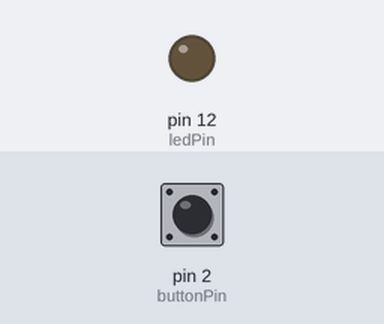
Simulated run of this sketch. Board: Arduino Uno, built with avr-gcc and run on an emulated ATmega328P. Shown: output pins drawn as LEDs (lit = HIGH). The test bench sets the inputs (shaded band); at power-on: pin 2 (buttonPin) LOW.

Above: at 1.2 s.
1.3 s: pin 2 (buttonPin) pulled HIGH for 0.15 s
At 2.3 s:
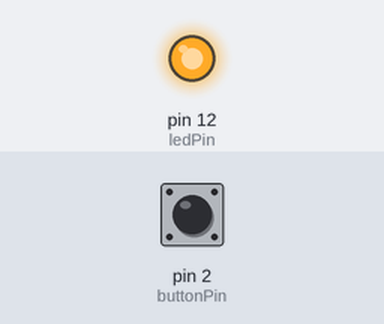
2.9 s: pin 2 (buttonPin) pulled HIGH for 1 s
At 4.8 s:
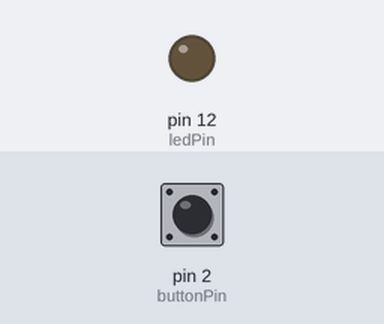
5.4 s: pin 2 (buttonPin) pulled HIGH for 3.2 s
At 9.6 s:
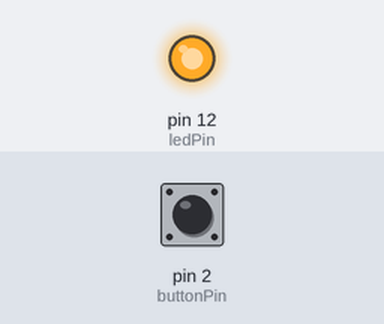
Timing chart, 0 to 11.1 s (numbered marks = the images above; inputs shaded):
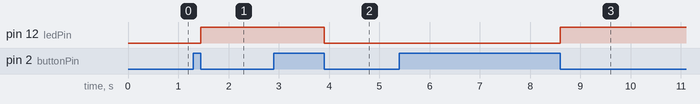

Measured:
- after the input at 1.3 s, pin 12 (ledPin): LOW → HIGH after 0.15 s
- after the input at 2.9 s, pin 12 (ledPin): HIGH → LOW after 1.0 s
- after the input at 5.4 s, pin 12 (ledPin): LOW → HIGH after 3.2 s

The sketch:

buttonLedConstant.ino
```cpp
/*
  Button

 Turns on and off a light emitting diode(LED) connected to digital
 pin 13, when pressing a pushbutton attached to pin 2. Modification : the led stays open until we
 press it for a second time. Cirtcuit remains unchanged


 The circuit:
 * LED attached from pin 13 to ground
 * pushbutton attached to pin 2 from +5V
 * 10K resistor attached to pin 2 from ground

 * Note: on most Arduinos there is already an LED on the board
 attached to pin 12.

 */

const int buttonPin = 2;     // the number of the pushbutton pin
const int ledPin =  12;      // the number of the LED pin

int num=0,flag=0;
int buttonState = 0;         // variable for reading the pushbutton status

void setup() {
  // initialize the LED pin as an output:
  pinMode(ledPin, OUTPUT);
  // initialize the pushbutton pin as an input:
  pinMode(buttonPin, INPUT);
}

void loop() {
  // read the state of the pushbutton value:
 buttonState = digitalRead(buttonPin);
 while (buttonState==HIGH){
      buttonState = digitalRead(buttonPin);
      flag=1;
 } // antimetopizoume ton spinthirismo oso einai pathmeno to diavazei
  if (flag==1) buttonState=HIGH; // kai molis to afhsoyme tithetai me ena
  flag=0; // tithetai sto mhden gia thn epomenh epanalhpsh
  // if it is, the buttonState is HIGH:
  if (buttonState == HIGH && num==0) {

        digitalWrite(ledPin, HIGH); // tha meinei anoikto mexri na janapathsoyme to diakopth (katastash 1)
        num=1;
    }
    else if (buttonState == HIGH && num==1){

        digitalWrite(ledPin, LOW); // molis to janapathsoume svhnei (katastash 0)
        num=0;
  }
}
```
